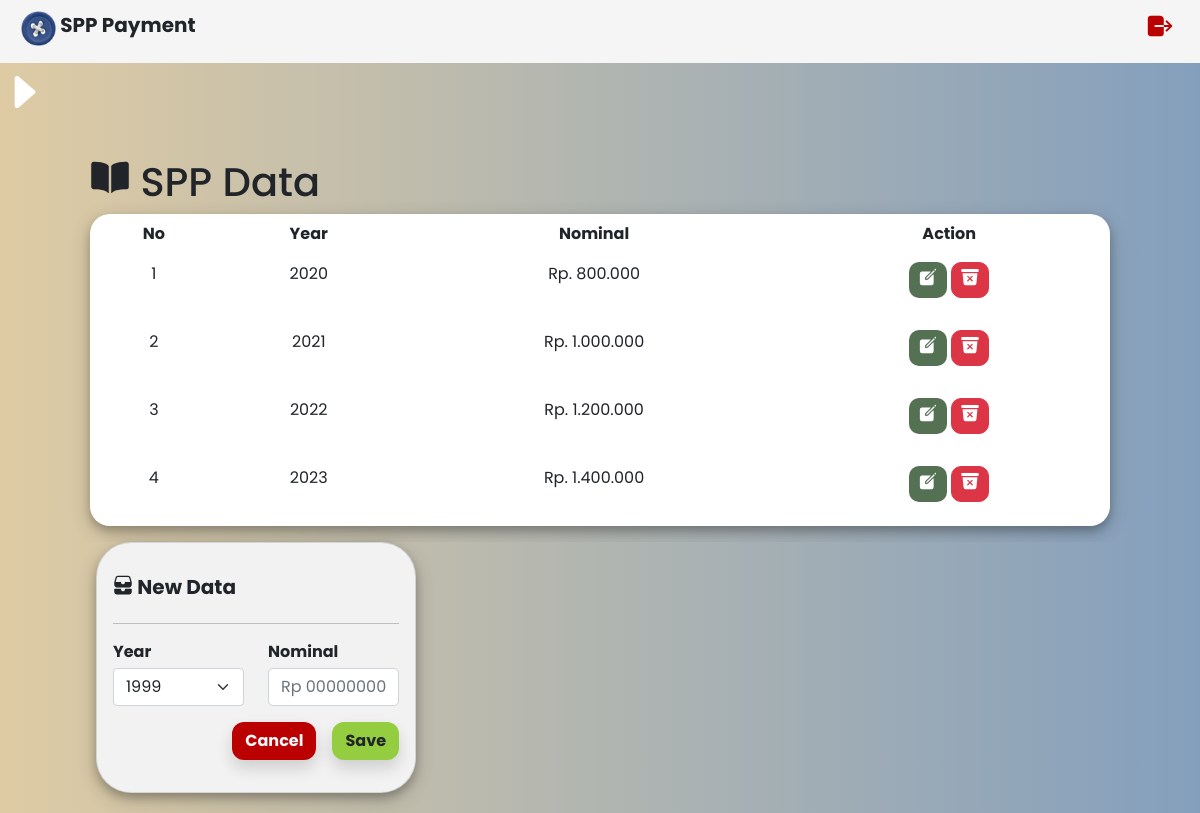
Screenshot of /ash/admin/spp.php (signed in) with the database file from the repository.
### tables this page shows
CREATE TABLE `spp` (
  `idspp` int(11) NOT NULL,
  `year` int(11) NOT NULL,
  `nominal` varchar(30) NOT NULL
);

### ash/admin/spp.php (the view, shortened to what this page needs)
<?php
include('../connect.php');
$query = $maru->query('SELECT * FROM spp')->fetchAll();
?>
<!DOCTYPE html>
<html lang="en">
<head>
    <link href="https://cdn.jsdelivr.net/npm/bootstrap@5.0.2/dist/css/bootstrap.min.css" rel="stylesheet">
</head>
<body>
  <ul id="en">
    <img src="../totoro.png" class="img" width="35" height="35"> SPP Payment
    <a href="../logout.php" onclick="return confirm('Are You Sure?')" class="txt"><ion-icon name="log-out"></ion-icon></a>
  </ul>
  <span onclick="openNav()" class="to" ><ion-icon name="caret-forward"></ion-icon></span>
  <div id="main">
  <div class="container">
    <div class="row">
    <div class="col">
        <div class="container-fluid">
        <div class="container table-responsive">
        <div class="d-grip gap-2 col-12">
            <h1 class="d-flex"><ion-icon name="book"></ion-icon>&nbsp;SPP Data</h1>
            <table class="table table-borderless table-hover table-responsive-sm mt-2 text-center" style="border-radius: 20px;background:#fff;box-shadow: 0 5px 9px 0 rgba(0, 0, 0, 0.2), 0 6px 20px 0 rgba(0, 0, 0, 0.19);">
                <thead>
                    <tr>
                        <th scope="col">No</th>
                        <th scope="col">Year</th>
                        <th scope="col">Nominal</th>
                        <th scope="col">Action</th>
                    </tr>
                </thead>
                <?php
                    $no=1;
                    foreach ($query as $query):?>
                <tbody>
                    <tr>
                        <td><?php echo $no;$no++; ?></td>
                        <td><?=$query['year']?></td>
                        <td><?=$query['nominal']?></td>
                        <td>
                            <a href="upd-spp.php?idspp=<?=$query['idspp'];?>" class="btn btn-sm text-white mb-3" style="background-color: #557153;border-radius:10px"><ion-icon name="create" style="font-size: 20px;"></ion-icon></a>
                            <a href="del-spp.php?idspp=<?=$query['idspp'];?>" class="btn btn-danger mb-3 btn-sm text-white" style="border-radius:10px"><ion-icon name="trash-bin" class="text-center" style="font-size: 20px;"></ion-icon></a>
                        </td>
                    </tr>
                </tbody>
                <?php endforeach ?>
            </table>
        </div>
    </div>
    <div class="card" style="width: 20rem;">
      <div class="card-body">
      <form method="post" action="cre-spp.php">
                <div class="d-flex mt-3">
                    <ion-icon name="file-tray-stacked" style="font-size: 20px;"></ion-icon>&nbsp;
                    <h5 class="fw-bold">New Data</h5>
                </div>
                <hr class="divider">
                <div class="row">
                  <div class="col">
                    <div class="mb-3">
                      <label for="form-label" class="fw-bold mb-1">Year</label>
                      <select name="year" class="form-select" size="1">
                        <?php
                            for ($i=1999;$i<=2023;$i++){
                                echo "<option value=".$i.">".$i."</option>";
                            }
                        ?>
                      </select>
                    </div>
                    </div>
                    <div class="col">
                      <div class="mb-3">
                        <label for="form-label" class="fw-bold mb-1">Nominal</label>
                        <input type="text" name="nominal" id="rupiah" class="form-control rounded-3" placeholder="Rp 000000000" required>
                      </div>
                  </div>
                </div>
                <div class="mb-3 d-flex" style="float: right;">
                    <a href="spp.php" class="btn btn text-center text-light fw-bold shadow" style="background-color:#ba0000;border-radius:12px">Cancel</a>&emsp;
                    <button type="submit" class="btn btn text-center fw-bold shadow" style="background-color:#95CD41;border-radius:12px">Save</button>
                </div>
            </form>
        </div>
      </div>
    </div>
  </div>
  </div>
</body>
</html>

### ash/admin/spp.php (style rules this page uses)
#main { transition: margin-left .5s; padding: 20px; }
#en { transition: margin-left .5s; padding: 5px; }
.to { font-size: 50px; color: white; }
ul { list-style-type: none; margin: 0; padding: 0; overflow: hidden; font-size: 20px; font-weight: bold; background-color: #f5f5f5; }
.img { margin-top: 6px; margin-left: 16px; margin-bottom: 2px; }
body { font-family: 'Poppins', sans-serif; background-image: linear-gradient(to right, #DECBA4, #849FBD); }
.txt { float: right; color: #ba0000; text-decoration: none; margin-top: 4px; margin-bottom: 4px; font-size: 30px; margin-right: 20px; }
.card { background-color: #f2f2f2; margin-left: 30px; border-radius: 35px; box-shadow: 0 5px 9px 0 rgba(0, 0, 0, 0.2), 0 6px 20px 0 rgba(0, 0, 0, 0.20); }

### rows the page displays
spp: year "2020", nominal "Rp. 800.000"
spp: year "2021", nominal "Rp. 1.000.000"
spp: year "2022", nominal "Rp. 1.200.000"
spp: year "2023", nominal "Rp. 1.400.000"

### other values shown
form field year "1999"
